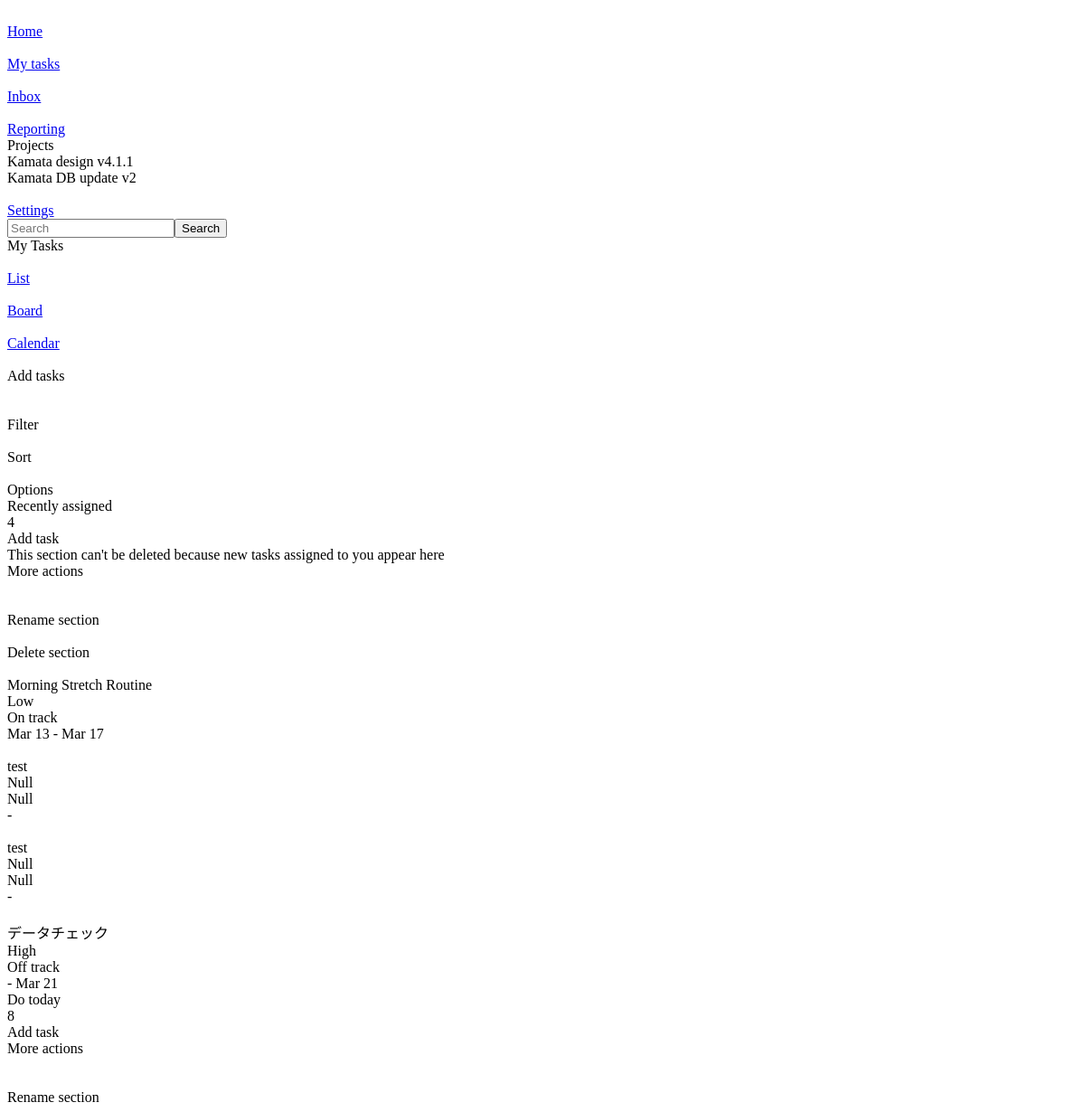
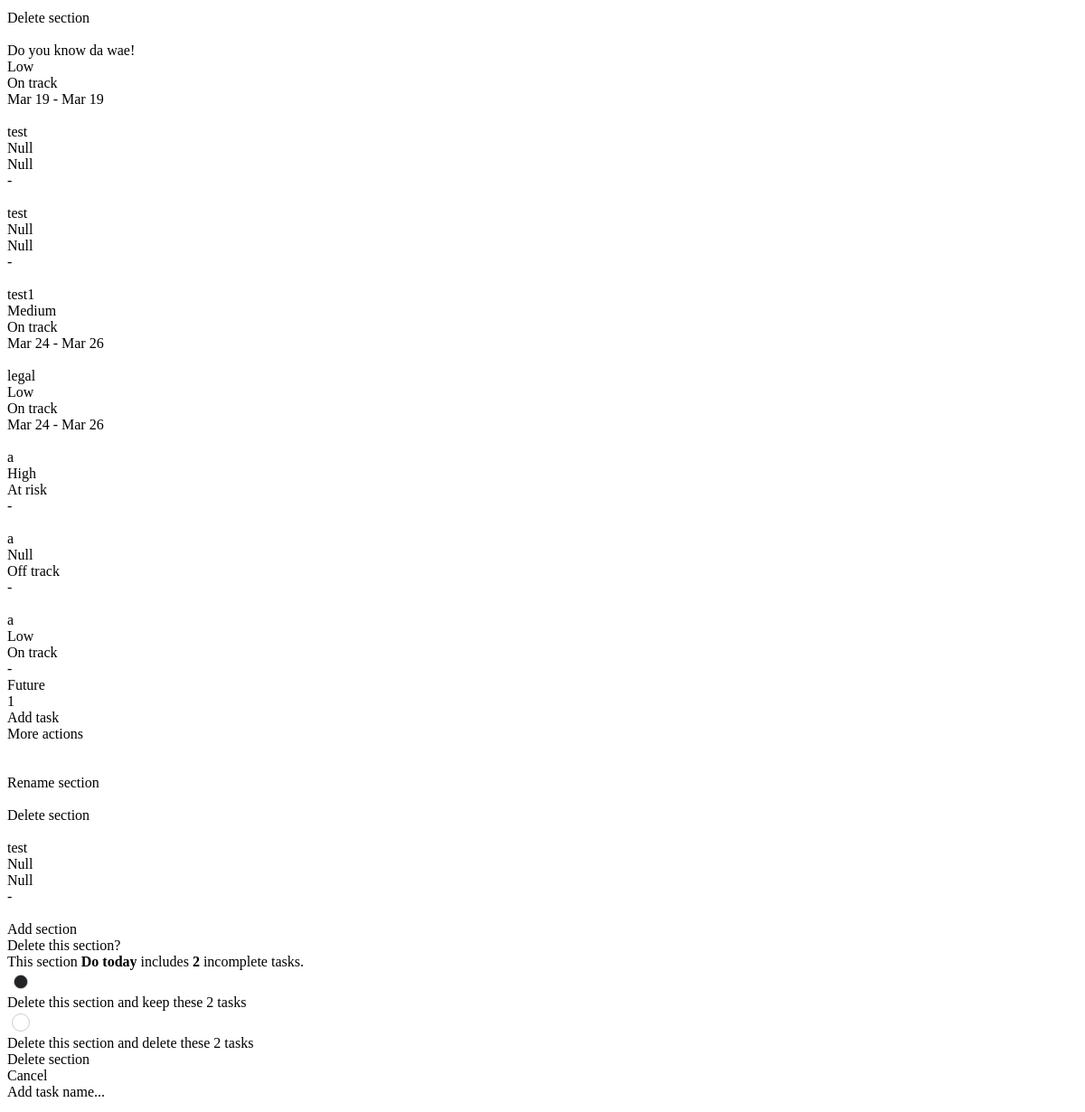
Before: / (upper part) with the older database file (2 pictures, top to bottom).
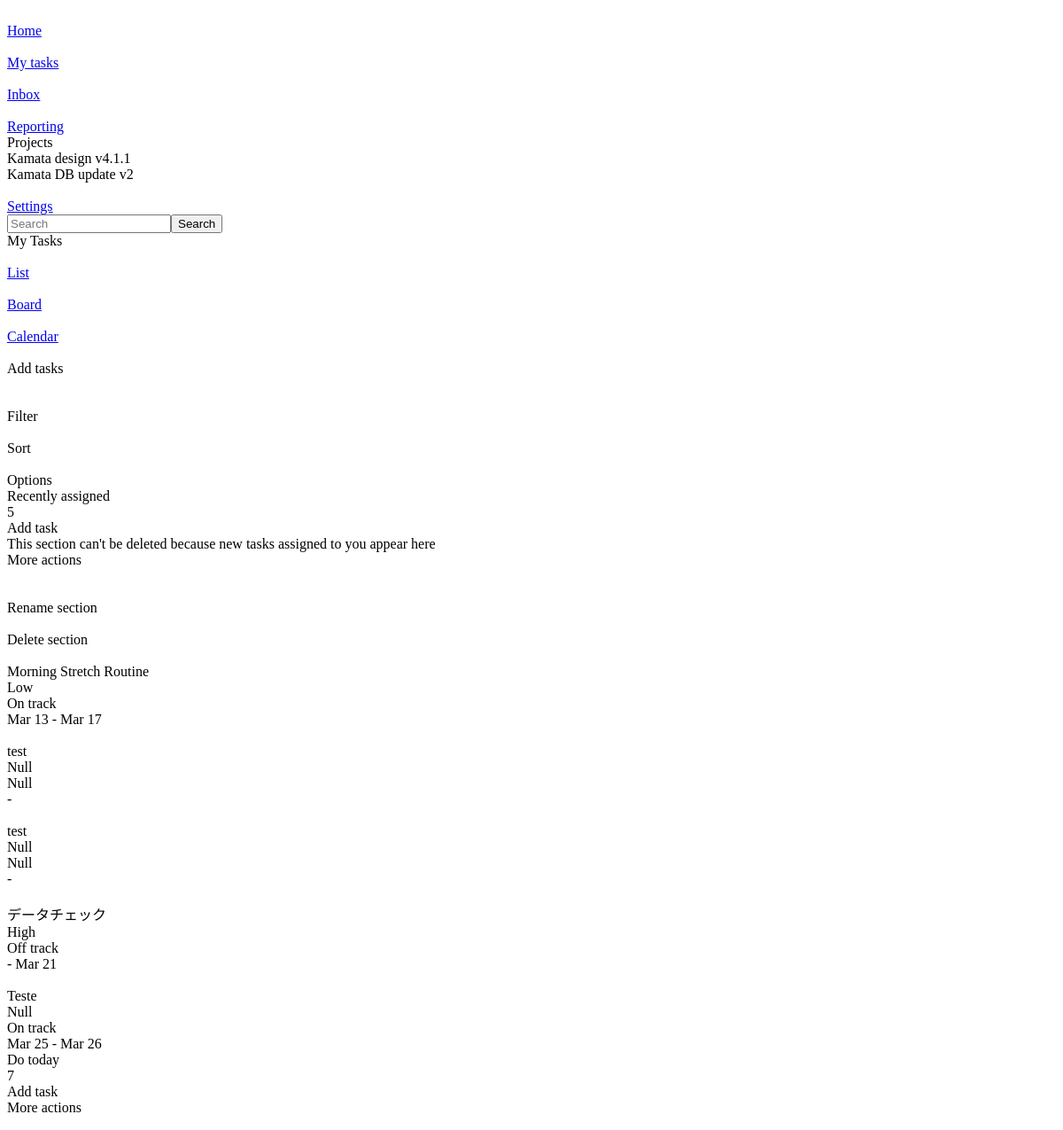
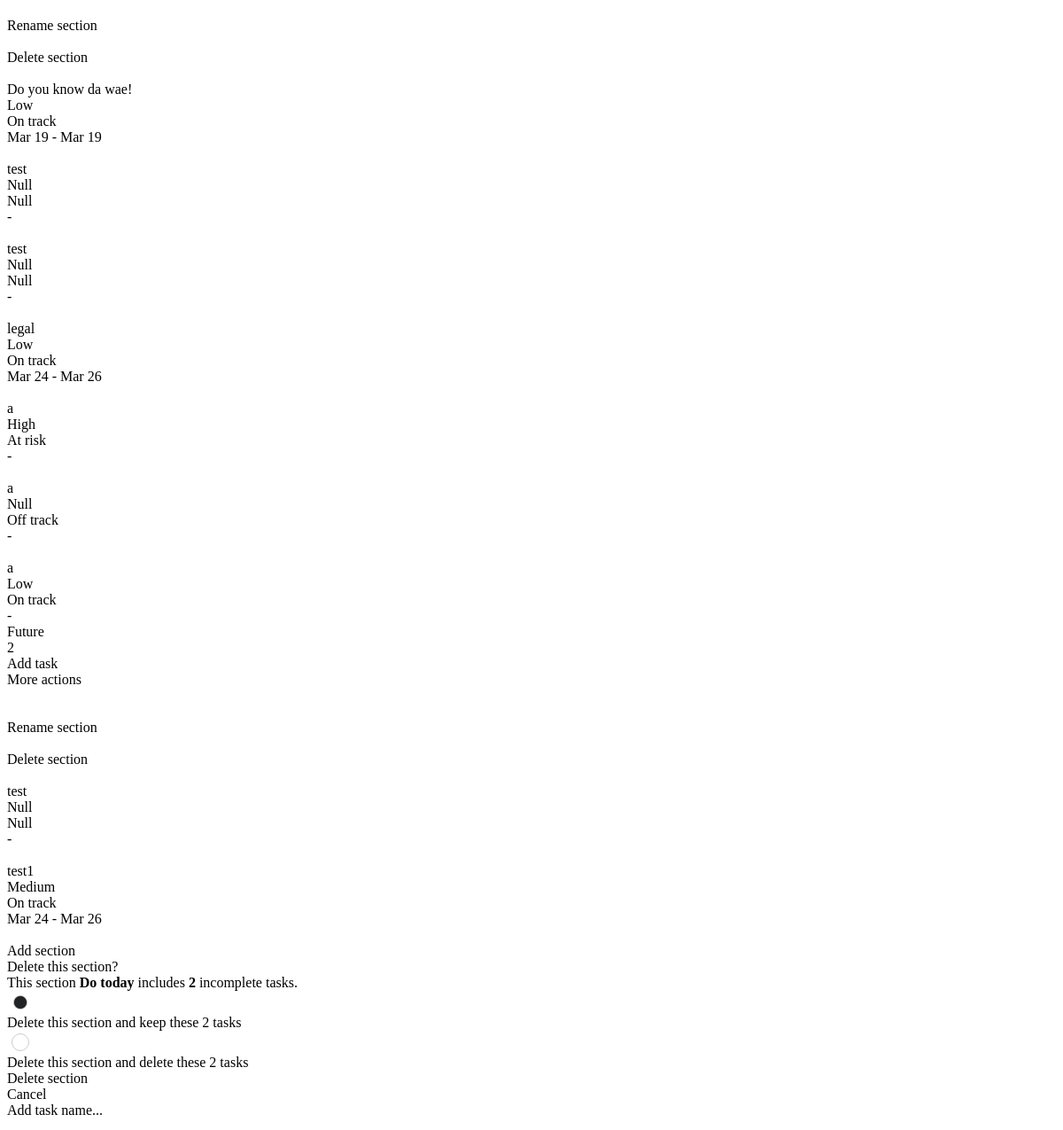
After: the same page with the newer database file (2 pictures, top to bottom).
### app/models.py (models this page shows)
class Task(models.Model):
    created_by = models.ForeignKey(User, on_delete=models.CASCADE)
    priority = models.ForeignKey('Priority', on_delete=models.CASCADE, null=True, blank=True)
    status = models.ForeignKey('Status', on_delete=models.CASCADE, null=True, blank=True)
    list = models.ForeignKey('List', on_delete=models.CASCADE)
    project = models.ForeignKey('Project', on_delete=models.CASCADE,  null=True, blank=True)
    name = models.CharField(max_length=50)
    is_completed = models.BooleanField(default=False)
    description = models.TextField(null=True, blank=True)
    created_at = models.DateTimeField(auto_now_add=True)
    start_date = models.DateField(null=True, blank=True)
    deadline = models.DateField(null=True, blank=True)

class Priority(models.Model):
    priority = models.CharField(max_length=10, null=True, blank=True)
    combo_class = models.CharField(max_length=10, null=True, blank=True)

class Status(models.Model):
    status = models.CharField(max_length=10, null=True, blank=True)
    combo_class = models.CharField(max_length=10, null=True, blank=True)

class List(models.Model):
    title = models.CharField(max_length=25)

### app/views.py (the view)
# urls.py: path('', views.home, name='home'),
def home(request):
    lists = List.objects.all()
    tasks = Task.objects.all()
    projects = Project.objects.all()
    status = Status.objects.all()
    priority = Priority.objects.all()
    context = {
        'lists': lists,
        'tasks': tasks,
        'projects': projects,
        'status': status,
        'priority': priority,
    }
    return render(request, 'home.html', context)

### app/templatetags/custom_filters.py (called while the page is built)
@register.filter
def filter_by_list(tasks, list_id):
    return tasks.filter(list_id=list_id)

### app/templates/home.html (shortened to what this page needs)
<!DOCTYPE html>
{% load custom_filters %}
{% load static %}
<html data-wf-page="67aeea944d589896c64eea3b" data-wf-site="67aeea944d589896c64ee9d5"
  class="w-mod-js wf-inter-n4-active wf-inter-n3-active wf-inter-n5-active wf-active w-mod-ix">
<head>
  <link href="https://cdn.prod.website-files.com/67aeea944d589896c64ee9d5/css/kamata.webflow.e934107b4.css" rel="stylesheet" type="text/css">
  <link rel="stylesheet" href="{% static 'main.css' %}">
  <link rel="stylesheet" href="https://fengyuanchen.github.io/datepicker/css/datepicker.css">
</head>
<body cz-shortcut-listen="true">
  <div class="main-wrap none">
    <div class="sidebar-wrap">
      <div class="sidebar-content_up">
        <div class="content-wrap sidebar_1"><a href="#" class="button sidebar-menu w-inline-block">
            <div class="icon-wrap"><img
                loading="lazy" alt=""></div>
            <div>Home</div>
          </a><a href="#" class="button sidebar-menu is-active w-inline-block">
            <div class="icon-wrap"><img
                loading="lazy" alt=""></div>
            <div>My tasks</div>
          </a><a href="#" class="button sidebar-menu w-inline-block">
            <div class="icon-wrap"><img
            </div>
            <div>Inbox</div>
          </a>
          <div class="content-wrap sidebar_2"><a href="#" class="button sidebar-menu w-inline-block">
              <div class="icon-wrap"><img
                  loading="lazy" alt=""></div>
              <div>Reporting</div>
            </a>
            <div class="project-dropdown_sidebar">
              <div class="text small">Projects</div>
              <div class="list-project_dropdown">
                <div>Kamata design v4.1.1</div>
              </div>
              <div class="list-project_dropdown">
                <div>Kamata DB update v2</div>
              </div>
            </div>
          </div>
        </div>
      </div>
      <div class="sidebar-content_down">
        <div class="content-wrap sidebar_1"><a href="#" class="button sidebar-menu w-inline-block">
            <div class="icon-wrap"><img
                loading="lazy" alt=""></div>
            <div>Settings</div>
          </a>
        </div>
      </div>
    </div>
    <div class="topbar-wrap">
      <div class="searchbar-wrap">
        <form action="/search" class="search w-form"><input class="searchbar-custom w-input" maxlength="256"
            name="query" placeholder="Search" type="search" id="search" required=""><input type="submit"
            class="search-button w-button" value="Search"></form>
      </div>
      <div class="w-layout-grid topbar-content-wrap">
        <div id="w-node-c7ae0cee-eda5-eab6-fc67-11cd50fe6a3e-c64eea3b" class="topbar_header">
          <div class="text title _1">My Tasks</div>
        </div>
        <div id="w-node-_11e6370c-14ee-cfb9-8a9b-27e52f836482-c64eea3b" class="taskpanel_selector"><a href="#"
            class="link views w-inline-block">
            <div class="img-wrap views-icon icon"><img
                loading="lazy" alt=""></div>
            <div>List</div>
          </a><a href="#" class="link views is-active w-inline-block">
            <div class="img-wrap views-icon icon"><img
                loading="lazy" alt=""></div>
            <div>Board</div>
          </a><a href="#" class="link views cursorblock w-inline-block">
            <div class="img-wrap views-icon icon"><img
                loading="lazy" alt=""></div>
            <div>Calendar</div>
          </a></div>
        <div id="w-node-_9061b51e-935b-e7ac-d50a-0adf4edb31f2-c64eea3b" class="w-layout-grid topbar_settings">
          <div id="w-node-_9d3733f6-5a80-b591-2cac-dab826e54d6c-c64eea3b" class="addtask-topbar">
            <div class="button addtask_topbar" data-list="1" data-popup-trigger="create-task">
              <div class="icon-wrap width-13"><img
                  loading="lazy" alt=""></div>
              <div class="text-block">Add tasks</div>
            </div>
            <div class="button moreaction_topbar">
              <div class="icon-wrap width-13"><img
                  loading="lazy" alt=""></div>
            </div>
          </div>
          <div id="w-node-_45d34834-1b3f-18a7-550c-5c7e7e8cb4f9-c64eea3b" class="settings-topbar">
            <div class="button setting">
              <div class="icon-wrap width-13"><img
                  loading="lazy" alt=""></div>
              <div>Filter</div>
            </div>
            <div class="button setting">
              <div class="icon-wrap width-13"><img
                  loading="lazy" alt=""></div>
              <div>Sort</div>
            </div>
            <div class="button setting">
              <div class="icon-wrap width-13"><img
                  loading="lazy" alt=""></div>
              <div>Options</div>
            </div>
          </div>
        </div>
      </div>
    </div>
    <div class="w-layout-grid list-wrap">
      <div id="w-node-_60766be2-e2cf-9137-be7b-4c8f2ddb67e6-c64eea3b" class="list-group">
        <div data-list="1" class="list">
          <div class="list-header">
            <div class="flex gap5">
              <div class="list_header-title">Recently assigned</div>
              <div class="text list_header-total">{{ tasks|filter_by_list:1|length }}<br></div>
            </div>
            <div class="flex y-center gap2 relative">
              <div data-list="1" class="explanation-box tooltip-list_header-addtask-hover">
                <div>Add task</div>
              </div>
              <div data-list="1" class="explanation-box tooltip-delete-section-null-hover">
                <div>This section can't be deleted because new tasks assigned to you appear here</div>
              </div>
              <div data-list="1" class="explanation-box tooltip-list_header-moreactions-hover">
                <div>More actions</div>
              </div>
              <div data-explains="tooltip-list_header-addtask-hover" data-list="1" class="button list_header-addtask"
                data-popup-trigger="create-task">
              </div>
              <div data-explains="tooltip-list_header-moreactions-hover" data-list="1"
                class="button list_header-moreactions"><img
              </div>
              <div data-list="1" class="subpage list_header-moreactions-menu">
                <div class="subpage_link rename-section">
                  <div>Rename section</div>
                </div>
                <div data-explains="tooltip-delete-section-null-hover" data-list="1"
                  class="subpage_link delete-section-null">
                  <div class="img-wrap trashcan-icon"><img
                      loading="lazy" alt=""></div>
                  <div>Delete section</div>
                </div>
              </div>
            </div>
          </div>
          {% for task in tasks|filter_by_list:1 %}
          <div data-item="{{ task.id }}" data-popup-trigger="edit-task" data-task-id="{{ task.id }}" data-item-project-name="{{ task.project.name }}"
            data-edit-mode="true"
            class="w-layout-grid list-item {% if task.project %}{{ task.project.color.color }}{% endif %} task-content">
            <div class="flex gap5">
              <div class="button icon"><img
                  loading="lazy" alt=""></div>
              <div class="list_item-title">{{ task.name }}</div>
            </div>
            <div class="flex gap5">
              <div class="list_item-priority {{ task.priority.combo_class }}" data-priority-value="{{ task.priority.id }}">{{ task.priority.priority }}</div>
              <div class="list_item-status {{ task.status.combo_class }}" data-status-value="{{ task.status.id }}">{{ task.status.status }}</div>
            </div>
            <div class="flex y-center gap5">
              <div>{{ task.start_date|date:"M d" }} - {{ task.deadline|date:"M d" }}</div>
            </div>
          </div>
          {% endfor %}
        </div>
        {% for list in lists %}
        {% if list.id > 1 %}
        <div data-list="{{ list.id }}" class="list">
          <div class="list-header">
            <div class="flex gap5">
              <div class="list_header-title">{{ list.title }}</div>
              <div class="text list_header-total">{{ tasks|filter_by_list:list.id|length }}<br></div>
            </div>
            <div class="flex y-center gap2 relative">
              <div data-list="{{ list.id }}" class="explanation-box tooltip-list_header-addtask-hover">
                <div>Add task</div>
              </div>
              <div data-list="{{ list.id }}" class="explanation-box tooltip-list_header-moreactions-hover">
                <div>More actions</div>
              </div>
              <div data-explains="tooltip-list_header-addtask-hover" data-list="{{ list.id }}"
                class="button list_header-addtask" data-popup-trigger="create-task">
              </div>
              <div data-explains="tooltip-list_header-moreactions-hover" data-list="{{ list.id }}"
                class="button list_header-moreactions">
              </div>
              <div data-list="{{ list.id }}" class="subpage list_header-moreactions-menu">
                <div class="subpage_link rename-section">
                  <div>Rename section</div>
                </div>
                <div data-popup-trigger="delete-list" data-list="{{ list.id }}" class="subpage_link">
                  <div class="img-wrap trashcan-icon">
                  </div>
                  <div>Delete section</div>
                </div>
              </div>
            </div>
          </div>
          {% for task in tasks|filter_by_list:list.id %}
          <div data-item="{{ task.id }}" data-popup-trigger="edit-task" data-task-id="{{ task.id }}" data-item-project-name="{{ task.project.name }}"
            data-edit-mode="true"
            class="w-layout-grid list-item {% if task.project %}{{ task.project.color.color }}{% endif %}">
            <div class="flex gap5">
              <div class="button icon"><img
                  loading="lazy" alt=""></div>
              <div class="list_item-title">{{ task.name }}</div>
            </div>
            <div class="flex gap5">
              <div class="list_item-priority {{ task.priority.combo_class }}" data-priority-value="{{ task.priority.id }}">{{ task.priority.priority }}</div>
              <div class="list_item-status {{ task.status.combo_class }}" data-status-value="{{ task.status.id }}">{{ task.status.status }}</div>
            </div>
            <div class="flex y-center gap5">
              <div>{{ task.start_date|date:"M d" }} - {{ task.deadline|date:"M d" }}</div>
            </div>
          </div>
          {% endfor %}
        </div>
        {% endif %}
        {% endfor %}
        <div class="list_addsection">
          <div class="list-header">
            <div class="add-section-wrapper">
              <div class="button img-wrap addmore"><img
                  loading="lazy" alt=""></div>
              <div class="add-section-title" contenteditable="false">Add section</div>
            </div>
          </div>
        </div>
      </div>
    </div>
  </div>
  <div data-popup="delete-list" class="delete-list-popup">
    <div class="delete-list-popup_wrap">
      <div class="w-layout-grid delete-list-popup_content">
        <div class="flex direction-vertical gap-25">
          <div class="delete-list-popup_title">Delete this section?</div>
          <div>This section <strong class="delete-section-confirmation_list-title">Do today</strong> includes
            <strong>2</strong> incomplete tasks.
          </div>
        </div>
        <div class="flex direction-vertical gap-5">
          <div class="flex gap5">
            <input type="radio" name="delete-option" value="keep" class="radio style-1" checked>
            <div>Delete this section and keep these 2 tasks</div>
          </div>
          <div class="flex gap5">
            <input type="radio" name="delete-option" value="delete" class="radio style-1">
            <div>Delete this section and delete these 2 tasks</div>
          </div>
        </div>
        <div class="flex direction-vertical gap-5">
          <div data-popup-action="delete-list" class="button delete-list-popup_delete">
            <div>Delete section</div>
          </div>
          <div data-popup-close="delete-list" class="button delete-list-popup_cancel">
            <div>Cancel</div>
          </div>
        </div>
      </div>
    </div>
  </div>
  <div class="create-task-popup" data-popup="create-task">
    <div class="w-layout-grid create-task-popup-wrap">
      <div id="w-node-ddeec698-e89c-e001-79ee-869980d03e62-c64eea3b" class="crate-task-popup-content">
        <div class="create-task-popup-grid-wrap">
          <div class="w-layout-grid create-task-popup-grid">
            <div class="flex padding-top-5 border-top">
              <div class="create-task-popup_task-name" data-task-field="name" contenteditable="false">Add task name...
              </div>
            </div>
            <div class="w-layout-grid create-task-popup_tags-wrap">
              <div id="w-node-_5f9f4d5b-c393-928a-554c-baf069a2c697-c64eea3b" class="create-task-popup_tags">
                <div class="img-wrap _20x20"><img
                    loading="lazy" alt=""></div>
              </div>
            </div>
          </div>
        </div>
      </div>
    </div>
  </div>
</body>
</html>

### app/static/main.css (style rules this page uses)
.w-layout-grid.list-item { cursor: pointer; }
.list-item { cursor: pointer !important; position: relative; z-index: 1; }
.w-layout-grid .subpage .subpage_link:not(.delete-section-null) { cursor: pointer !important; }
[data-wf-page] .subpage .subpage_link:not(.delete-section-null) { cursor: pointer !important; }
body input[type="radio"].radio.style-1 { position: relative !important; width: 20px !important; height: 20px !important; -webkit-appearance: none !important; -moz-appearance: none !important; appearance: none !important; border: 1px solid #ccc !important; border-radius: 50% !important; outline: none !important; background-color: #fff !important; }
body input[type="radio"].radio.style-1:checked { transform: scale(0.8) !important; background-color: #222325 !important; }

### app/templates/home.html (style rules this page uses)
:root { --main-light-color: #f3f5fb; --main-dark-color: black; --main-active-color: #137bf6; }

Changed rows visible on the page:
added Task: name "Teste", priority.priority "Null", status.status "On track", start_date "Mar 25", deadline "Mar 26"
changed List "Do today": id "8" → "7"; loses Task (name "test1", priority.priority "Medium", status.status "On track", start_date "Mar 24", deadline "Mar 26")
changed List "Future": id "1" → "2"; gains Task (name "test1", priority.priority "Medium", status.status "On track", start_date "Mar 24", deadline "Mar 26")
Other visible differences:
{{ tasks|filter_by_list:1|length }}: "4" → "5"
